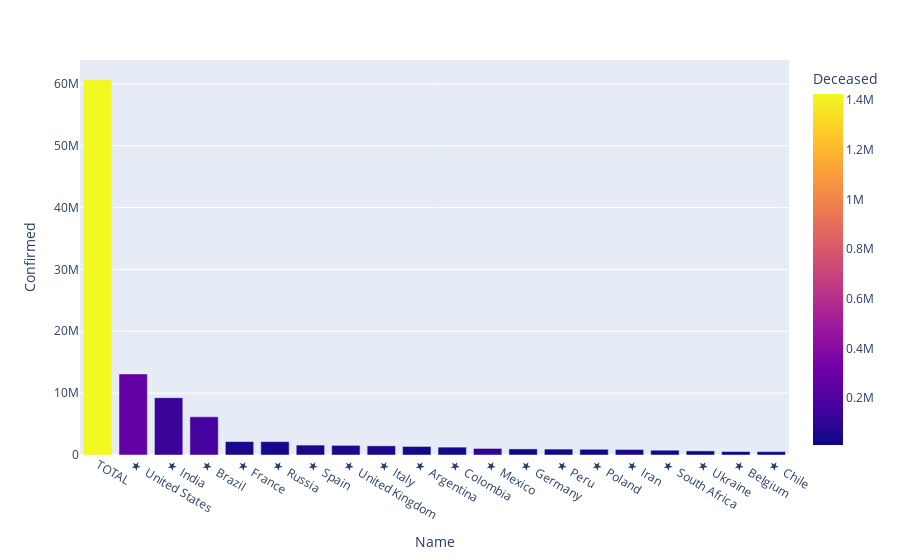

Notebook code cell kept with this figure:
### Markdown cell above
#### Now we'll try to explore the world_df in more details.(based on number of Deceased People)

### Code cell
# Lets see how many people have died with respect to countries. (For top 20 countries)

world_fig = px.bar(world_df.head(20), x = 'Name', y = 'Confirmed', color = "Deceased")
world_fig.show()

### Figure 1 — Plotly figure (JSON) as saved in the notebook; plotly's stock layout.template omitted (floating-point values rounded to 4 significant figures)
{"data": [{"alignmentgroup": "True", "hovertemplate": "Name=%{x}<br>Confirmed=%{y}<br>Deceased=%{marker.color}<extra></extra>", "legendgroup": "", "marker": {"color": [1425006, 267924, 135261, 170769, 50618, 37538, 44037, 56533, 52028, 37432, 35860, 102739, 15381, 35727, 14988, 46207, 21201, 11492, 15938, 15138], "coloraxis": "coloraxis"}, "name": "", "offsetgroup": "", "orientation": "v", "showlegend": false, "textposition": "auto", "type": "bar", "x": ["TOTAL", "★  United States", "★  India", "★  Brazil", "★  France", "★  Russia", "★  Spain", "★  United Kingdom", "★  Italy", "★  Argentina", "★  Colombia", "★  Mexico", "★  Germany", "★  Peru", "★  Poland", "★  Iran", "★  South Africa", "★  Ukraine", "★  Belgium", "★  Chile"], "xaxis": "x", "y": [60649357, 13104592, 9266697, 6166606, 2170097, 2162503, 1605066, 1557007, 1480874, 1381795, 1270991, 1060152, 983731, 954459, 924422, 894385, 775502, 661858, 561803, 544092], "yaxis": "y"}], "layout": {"barmode": "relative", "coloraxis": {"colorbar": {"title": {"text": "Deceased"}}, "colorscale": [[0, "#0d0887"], [0.1111, "#46039f"], [0.2222, "#7201a8"], [0.3333, "#9c179e"], [0.4444, "#bd3786"], [0.5556, "#d8576b"], [0.6667, "#ed7953"], [0.7778, "#fb9f3a"], [0.8889, "#fdca26"], [1, "#f0f921"]]}, "legend": {"tracegroupgap": 0}, "margin": {"t": 60}, "xaxis": {"anchor": "y", "domain": [0, 1], "title": {"text": "Name"}}, "yaxis": {"anchor": "x", "domain": [0, 1], "title": {"text": "Confirmed"}}}}
